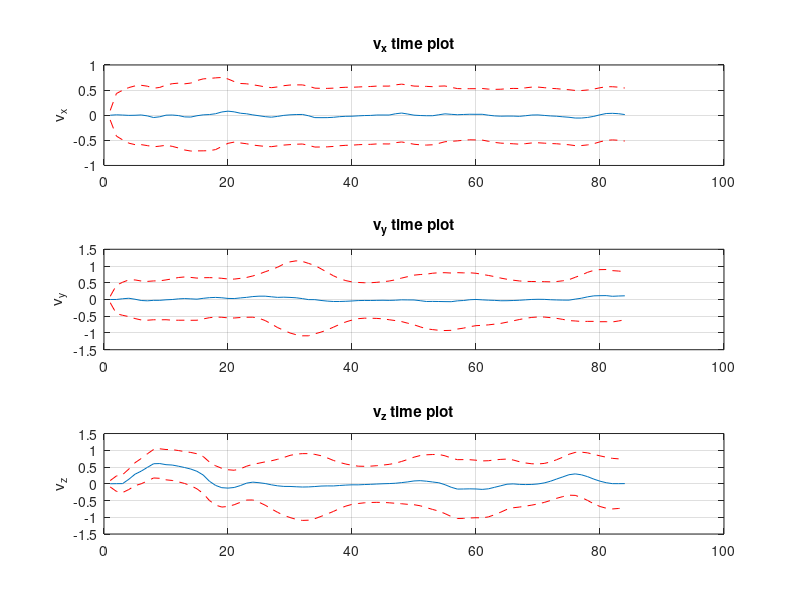

MATLAB code for this plot:
clear all;
clc;
data = csvread('lin_velocity_undistortedcloud.csv');
velocity = data(:,1:3);
sigma_velocity = data(:, 4:6);

%%

figure('Name','Velocity KF','NumberTitle','off');
subplot(311)
plot(velocity(:,1));
hold on;
plot(velocity(:,1) + 3*sigma_velocity(:,1), '--r');
hold on;
plot(velocity(:,1) - 3*sigma_velocity(:,1), '--r');
hold off;
ylabel('v_x');
grid;
title('v_x time plot');
subplot(312)
plot(velocity(:,2));
hold on;
plot(velocity(:,2) + 3*sigma_velocity(:,2), '--r');
hold on;
plot(velocity(:,2) - 3*sigma_velocity(:,2), '--r');
hold off;
ylabel('v_y');
grid;
title('v_y time plot');
subplot(313)
plot(velocity(:,3));
hold on;
plot(velocity(:,3) + 3*sigma_velocity(:,3), '--r');
hold on;
plot(velocity(:,3) - 3*sigma_velocity(:,3), '--r');
hold off;
ylabel('v_z');
grid;
title('v_z time plot');